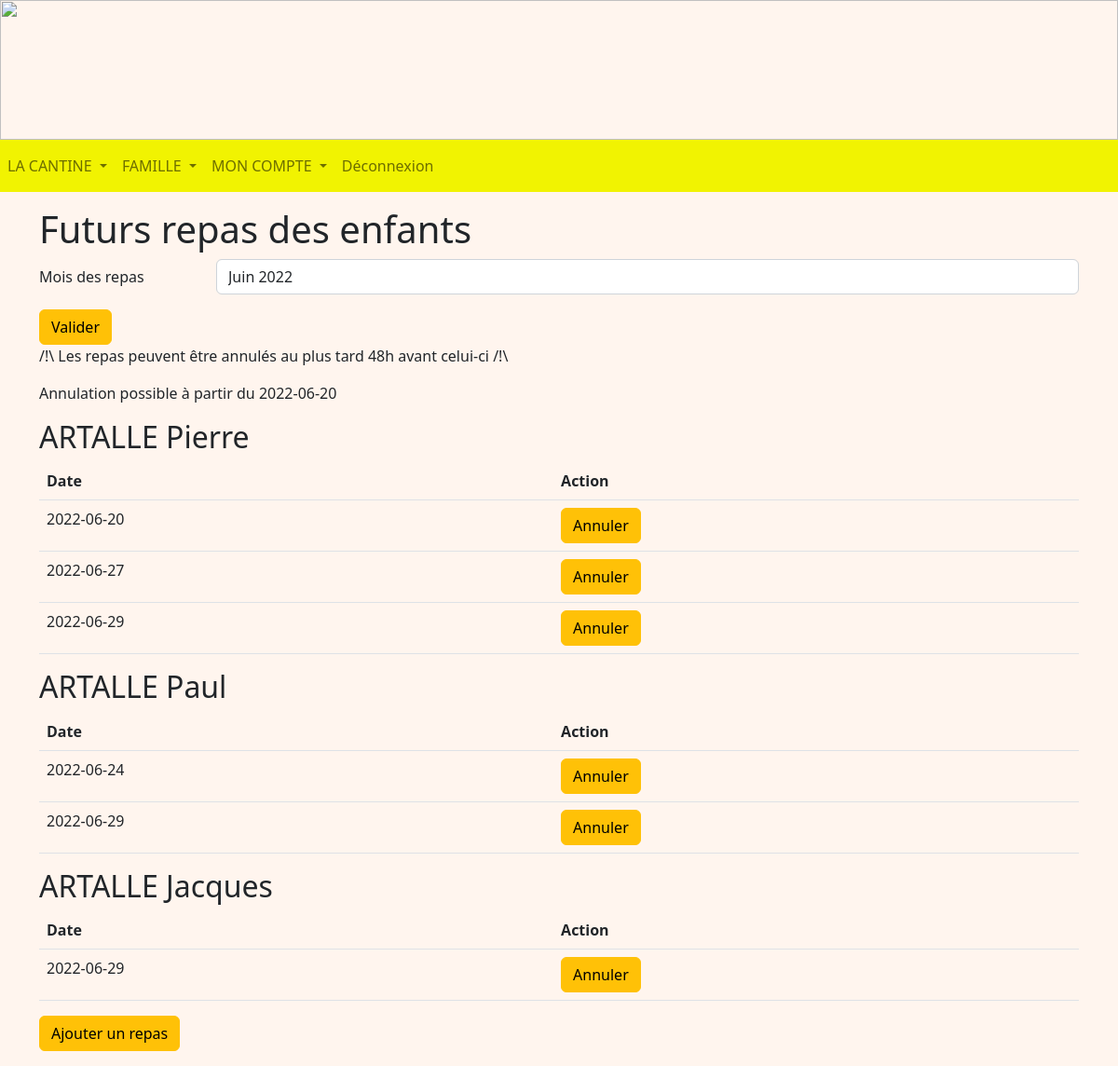
The app's page /repas (signed in) with its own data.
### tables this page shows
CREATE TABLE Enfant (
  code_enfant integer primary key autoincrement,
  nom_enfant TEXT NOT NULL,
  prenom_enfant TEXT NOT NULL,
  code_tarif integer NOT NULL,
  code_classe integer NOT NULL,
  code_representant integer NOT NULL,
  code_formule integer NOT NULL,
  FOREIGN KEY (code_tarif) REFERENCES Tarif(code_tarif),
  FOREIGN KEY (code_classe) REFERENCES Classe(code_classe),
  FOREIGN KEY (code_representant) REFERENCES Representant(code_representant)
  FOREIGN KEY (code_formule) REFERENCES Formule(code_formule)
);

CREATE TABLE Repas (
  code_repas integer primary key autoincrement,
  date_repas date NOT NULL,
  code_enfant integer NOT NULL,
  FOREIGN KEY (code_enfant) REFERENCES Enfant(code_enfant)
);

### representant.py (the view, shortened to what this page needs)
@app.route('/repas', methods = ["GET", "POST"])
@login_required
def repas():
    db = get_db()
    cur = db.cursor()
    user = cur.execute("SELECT type_compte FROM Compte WHERE identifiant = ?", (flask_login.current_user.name, )).fetchone()
    if user[0] == 'Representant':
        code_rep = cur.execute("SELECT code_representant FROM Representant WHERE identifiant = ?", (flask_login.current_user.name, )).fetchone()
        enfants = cur.execute("SELECT code_enfant, prenom_enfant, nom_enfant FROM Enfant WHERE code_representant = ?", (code_rep[0], )).fetchall()
        repas = []
        year = datetime.datetime.today().year
        year1 = year - 1
        mois = datetime.datetime.today().month
        now = datetime.datetime.today()
        months = listeMois(mois)
        new_dateB = datetime.datetime(year, int(now.month), now.day)
        lastDay = last_day_of_month(new_dateB)
        new_dateE = datetime.datetime(year, int(now.month), lastDay.day)
        limit = int(now.day) + 2
        date_limite = now.replace(day = limit)
        for enfant in enfants:
            repas.append(cur.execute("SELECT * FROM Repas WHERE code_enfant = ? AND date_repas >= ? AND date_repas <= ? ORDER BY date_repas", (enfant[0], new_dateB.strftime('%Y-%m-%d') , new_dateE.strftime('%Y-%m-%d'), )).fetchall())
        return render_template('R_repas.html', enfants = enfants, repasEnfants = repas, date_limite = date_limite.strftime('%Y-%m-%d'), year = year, months = months, mois = mois ,year1 = year1)
    if user[0] == 'Admin':
        return redirect(url_for('accueilAdmin'))
    return redirect(url_for('accueilEnseignant'))

### main.py (called while the page is built)
@login_manager.user_loader
def load_user(user_id):
    db = get_db()
    cur = db.cursor()
    user = cur.execute('SELECT identifiant, mot_de_passe FROM Compte WHERE identifiant=?', (user_id, )).fetchone()
    return User(user[0], user[1])

def get_db():
    if 'db' not in g:
        g.db = sqlite3.connect(DATABASE)
    return g.db

@app.teardown_appcontext
def close_connection(exception):
    db = g.pop('db', None)
    if db is not None:
        db.close()

### representant.py (called while the page is built)
def last_day_of_month(any_day):
    next_month = any_day.replace(day=28) + datetime.timedelta(days=4)
    return next_month - datetime.timedelta(days=next_month.day)

### templates/R_repas.html (shortened to what this page needs)
<!DOCTYPE html>
<html>
<head>
    {% extends "R_layout.html" %}
    {% block content %}
    <div class="container mt-3 mb-3">
        <h1>Futurs repas des enfants</h1>
        <form method="post">
            <div class="row mb-3">
                <label class="col-sm-2 col-form-label" for="repas">Mois des repas</label>
                <div class="col-sm-10">
                    <select name="repas" class="form-control" id="repas">
                        {% for month in months %}
                            {% if month == mois %}
                                {% if months|length < 7 %}
                                    <option value="{{ month }}" selected>{{ month }} {{ year }}</option>
                                {% else %}
                                    <option value="{{ month }}" selected>{{ month }} {{ year1 }}</option>
                                {% endif %}
                            {% else %}
                                {% if months|length < 7 %}
                                    <option value="{{ month }}">{{ month }} {{ year }}</option>
                                {% else %}
                                    <option value="{{ month }}">{{ month }} {{ year1 }}</option>
                                {% endif %}
                            {% endif %}
                        {% endfor %}
                    </select>
                </div>
            </div>
            <button type="submit" class="btn btn-warning">Valider</button>
        </form>
        <p>/!\ Les repas peuvent être annulés au plus tard 48h avant celui-ci /!\</p>
        <p>Annulation possible à partir du {{date_limite}}</p>
        {% for enfant in enfants %}
        <h2>{{ enfant[2] }} {{ enfant[1] }}</h2>
        <table class="table table-stripped">
            <thead>
                <th scope="col">Date</th>
                <th cope="col">Action</th>
            </thead>
            <tbody>
                {% for repas in repasEnfants %}
                {% for repa in repas %}
                {% if repa[0] %}
                {% if repa[2] == enfant[0] %}
                <tr>
                    <td scope="row">{{ repa[1] }}</td>
                    {% if repa[1] >= date_limite %}
                    <td><a class="btn btn-warning" href="/annuleRepas/{{ repa[0] }}"
                            onclick="if (confirm('Voulez-vous vraiment annuler le repas ?')) commentDelete(1); return false">Annuler</a>
                    </td>
                    {% endif %}
                </tr>
                {% endif %}
                {% endif %}
                {% endfor %}
                {% endfor %}
            </tbody>
        </table>
        {% endfor %}
        <a class="btn btn-warning mb-3" href="/ajoutRepas">Ajouter un repas</a>
    </div>
    {% endblock %}

### static/css/main.css (style rules this page uses)
body { background-repeat: no-repeat; background-color:rgb(265,245,238); height: 110px; margin: 0px; }

### records on screen
Enfant: nom_enfant "ARTALLE", prenom_enfant "Pierre"
Repas: date_repas "2022-06-20"
Repas: date_repas "2022-06-27"
Repas: date_repas "2022-06-29"
Enfant: nom_enfant "ARTALLE", prenom_enfant "Paul"
Repas: date_repas "2022-06-24"
Repas: date_repas "2022-06-29"
Enfant: nom_enfant "ARTALLE", prenom_enfant "Jacques"
Repas: date_repas "2022-06-29"

### other values on screen
{{ date_limite }} "2022-06-20"
form field repas "Juin 2022"
